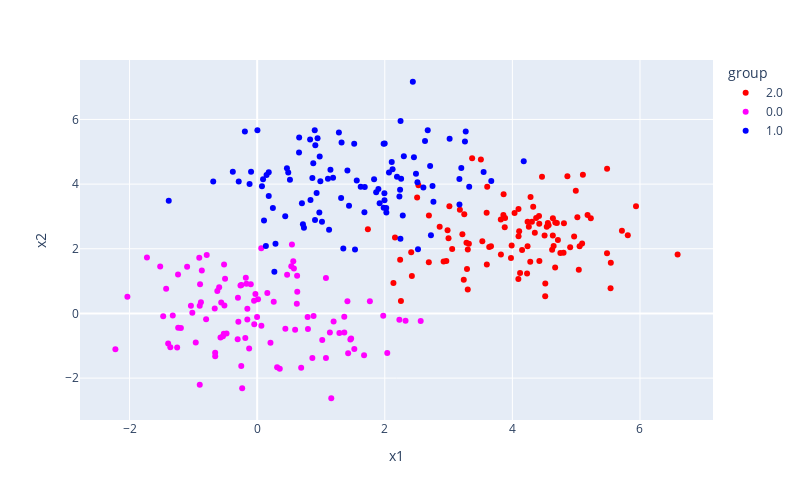

The notebook cell saved with this chart:
### Code cell
# sns.relplot(data=X_y, x='x1', y='x2', hue='group' )

# 将 簇标签 group 转成 字符型，避免绘制时作为连续变量映射到color
X_y['group'] = X_y['group'].astype(str)
# 这里自己指定了使用的离散色彩序列
fig = px.scatter(data_frame=X_y, x='x1', y='x2',color='group', color_discrete_sequence=["red", "magenta", "blue"])
fig.update_layout(width=800, height=500)
fig.show()
